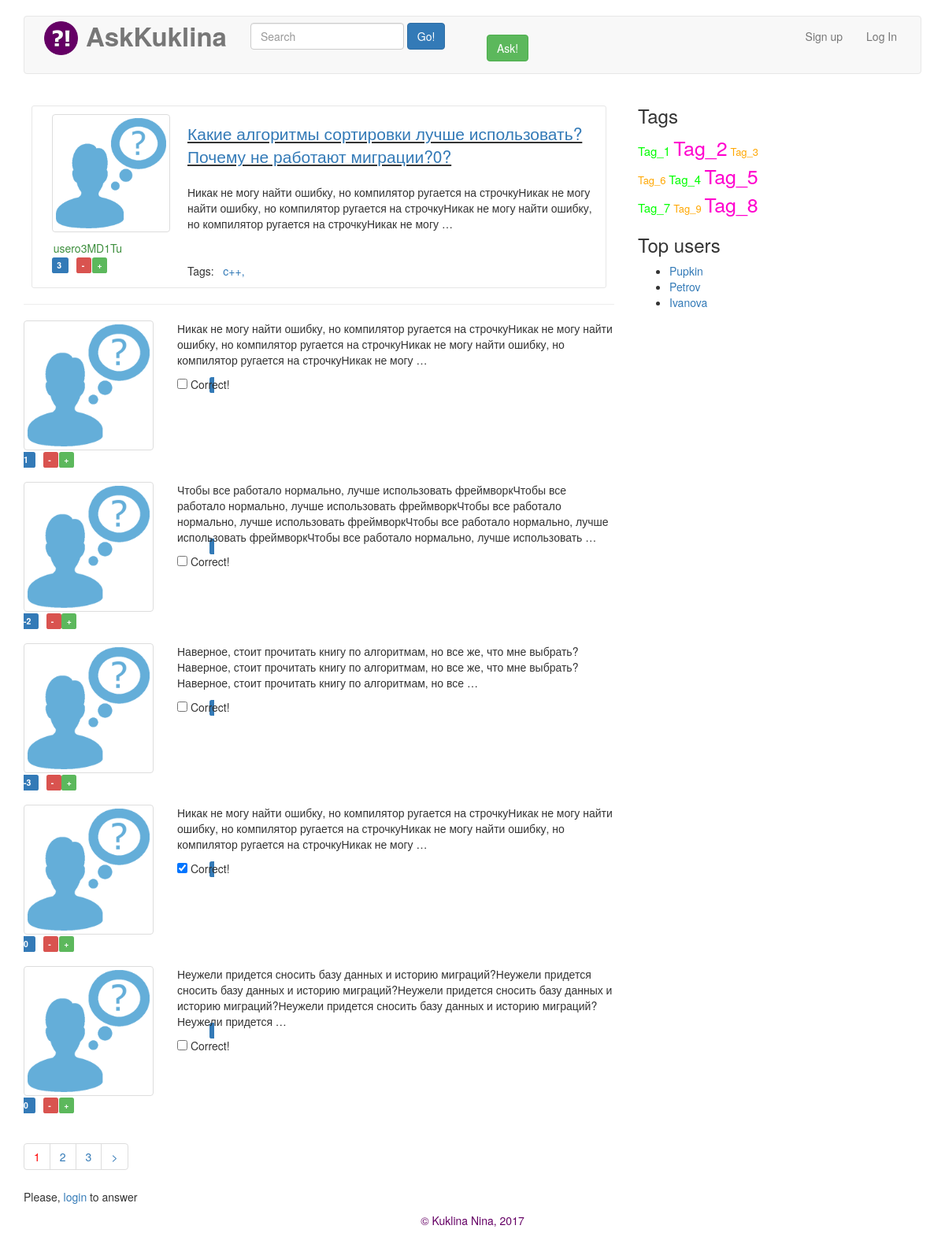
Page /question/4/ on the committed database.
### askans/models.py (models this page shows, shortened)
class Question(models.Model):
    text = models.TextField()
    title = models.CharField(max_length=50)
    author = models.ForeignKey(Person)
    published_date = models.DateTimeField(auto_now_add=True)
    tags = models.ManyToManyField(Tag, null=True, blank=True, default='')
    rating = models.IntegerField(default=0)
    objects = QuestionManager()

class Person(models.Model):
    user = models.OneToOneField(
        User,
        on_delete = models.CASCADE,
        null = True
    )
    avatar = models.ImageField(
        upload_to = 'avatars/%Y/%m/%d/%H/',
        max_length = 100,
        default = 'ava.jpg'
    )
    def __str__(self):  # метод, возврщющий строку заголовка
        return self.user.username

class Tag(models.Model):
    name = models.CharField(max_length=20, unique=True)

class Answer(models.Model):
    question = models.ForeignKey(Question, on_delete = models.CASCADE) #удаляется с удалением родительского
    text = models.TextField()
    author = models.ForeignKey(Person)
    published_date = models.DateTimeField(auto_now_add = True)
    correct = models.BooleanField(default=False)
    rating = models.IntegerField(default=0)

### askans/views.py (the view)
# urls.py: url(r'^question/(?P<id>[0-9]+)/$', views.question, name='question'), #http://127.0.0.1:8000/question/12345('+'=>...)/, а представление передается в качестве переменной q_id
def question(request, id):
    q = get_object_or_404(Question, id=id) #QuerySet q, который пердаетм в шаблон
    answers = Answer.objects.filter(question__id=id)  # __
    posts, page_range = paginate(answers, request)
    user = request.user
    if request.method == 'POST':
        form = forms.AnswerForm(request.POST)
        if form.is_valid():
            new_ans = form.save(id, user.id)
            answers = Answer.objects.filter(question__id=id)
            i = 1
            for ans in answers:
                if ans == new_ans:
                    ans_id = ans.id
                    break
                i = i + 1
            page = math.ceil(i / 5)  # определяем страницу
            ans_id = None
            paginator = Paginator(answers, 3)
            return redirect('/question/{}?page={}#ans_{}'.format(id, page, ans_id))
    else:
        form = forms.AnswerForm()
    return render(request, 'askans/question.html', {'q': q, 'page': posts, 'page_range': page_range, 'form': form})

### askans/forms.py (shortened to what this page needs)
class AnswerForm(forms.Form):
    text = forms.CharField(widget=forms.Textarea(attrs={'class': 'form-control input', 'placeholder': 'Enter your answer here', 'rows': 5, }))

### askans/views.py (called while the page is built)
def paginate(objects_list, request):
    one_page = request.GET.get('page', 1)
    paginator = Paginator(objects_list, 5)  # по 2 на страницу
    try:
        res_page = paginator.page(one_page)
    except PageNotAnInteger: # If page is not an integer, deliver first page.
        raise Http404("Incorect page number")
    except EmptyPage: # If page is out of range (e.g. 9999), deliver last page of results.
        res_page = paginator.page(paginator.num_pages)
    index = res_page.number - 1
    max_index = len(paginator.page_range)
    start_index = index - 3 if index >= 3 else 0
    end_index = index + 3 if index <= max_index - 3 else max_index
    page_range = paginator.page_range[start_index:end_index]
    return res_page, page_range

### askans/templates/askans/question.html (shortened to what this page needs)
{% extends "askans/base.html" %}
{% load staticfiles %}
{% block main %}
<div class="row question">
                      <div class="col-md-3">
                        <img src="{% static 'pic/guest.png' %}" class="img-thumbnail avatar-q">
                        <div style="color: #3e8f3e"> &nbsp;&nbsp;&nbsp;{{ q.author }} </div>
                        <span class="label label-primary" style="margin-left: 10px; margin-bottom: 10px;"> {{ q.rating }} </span>
                        <span class="label label-danger" style="margin-left: 10px;"> - </span>
                 &nbsp;       <span class="label label-success" style="margin-left: -7px;"> +</span>
                        <br>
                        <br>
                      </div>
                      <div class="col-md-9">
                        <br>
                        <p class="lead" style="text-decoration: underline;"><a href="#">{{ q.title }}</a></p>
                        <p class="preview-q">{{ q.text|truncatewords:"30" }}</p>
                        Tags: &nbsp;
                      {% if q.tags.count > 0 %}
                          {% for tag in q.tags.all %}
                              <span><a href="#"> {{ tag.name }},</a></span>
                          {% endfor %}
                      {% endif%}
                      </div>
                  </div>
              <hr style="color: #a670c7; size: 2px;">
{% for a in page %}
              <div class="row answer">
                      <div class="col-md-3">
                        <img src="{% static 'pic/guest.png' %}" class="img-thumbnail avatar-a">
                        <span class="label label-primary" style="margin-left: 71px; margin-bottom: 10px;"> {{ a.rating }} </span>
                        <span class="label label-danger" style="margin-left: 10px;"> - </span>
                 &nbsp; <span class="label label-success" style="margin-left: -7px;"> +</span>
                        <br><br>
                      </div>
                      <div class="col-md-9">
                       <p class="preview-a">{{ a.text|truncatewords:"30" }}</p>
                        <input type="checkbox"
                                {% if a.correct %}
                                    {{ "checked" }}
                                {% endif %}> Correct!
                      </div>
                  </div>
{% endfor %}
{% if  q.answer_set.count > 5 %}
    {% include "askans/paginator.html" %}
{% endif %}
{% if request.user.is_authenticated %}
    <a name="answer-form"></a>
    <form action="{{ request.get_full_path }}#answer-form" method="POST">
                 {% csrf_token %}
                    Answer
                    <div style="margin: 10px">{{ form.text }}</div>
                    <button type="submit" class="btn btn-success">Answer!</button>
    </form>
    {% else %}
        <p>
            Please,
            <a href="{% url 'login' %}?next={{ request.get_full_path }}">login</a> to answer
        </p>
{% endif %}
{% endblock %}

### askans/static/p1_files/navbar.css (style rules this page uses)
body { padding-top: 20px; padding-bottom: 20px; }

### askans/static/p1_files/my.css (style rules this page uses)
.avatar-q { margin: 10px 10px 10px 10px; height: 150px; width: 150px; }
.question { border: solid 1px #e7e7e7; border-radius: 3px 3px 3px 3px; padding: 10 px; margin-top: 20px; margin-bottom: 20px; margin-right: 10px; margin-left: 10px; }
.preview-q { height: 90px; }

### rows in the picture
Question: author "usero3MD1Tu", rating "3", title "Какие алгоритмы сортировки лучше использовать?Почему не работают миграции?0?", text "Никак не могу найти ошибку, но компилятор ругается на строчкуНикак не могу найти ошибку, но компилятор ругается на строчкуНикак не могу найти ошибку, но компилятор ругается на строчкуНикак не могу …"
Tag: name "c++"
Answer: rating "1", text "Никак не могу найти ошибку, но компилятор ругается на строчкуНикак не могу найти ошибку, но компилятор ругается на строчкуНикак не могу найти ошибку, но компилятор ругается на строчкуНикак не могу …"
Answer: rating "-2", text "Чтобы все работало нормально, лучше использовать фреймворкЧтобы все работало нормально, лучше использовать фреймворкЧтобы все работало нормально, лучше использовать фреймворкЧтобы все работало нормально, лучше использовать фреймворкЧтобы все работало нормально, лучше использовать …"
Answer: rating "-3", text "Наверное, стоит прочитать книгу по алгоритмам, но все же, что мне выбрать?Наверное, стоит прочитать книгу по алгоритмам, но все же, что мне выбрать?Наверное, стоит прочитать книгу по алгоритмам, но все …"
Answer: rating "0", text "Никак не могу найти ошибку, но компилятор ругается на строчкуНикак не могу найти ошибку, но компилятор ругается на строчкуНикак не могу найти ошибку, но компилятор ругается на строчкуНикак не могу …", correct "☑"
Answer: rating "0", text "Неужели придется сносить базу данных и историю миграций?Неужели придется сносить базу данных и историю миграций?Неужели придется сносить базу данных и историю миграций?Неужели придется сносить базу данных и историю миграций?Неужели придется …"

### other values in the picture
{{ i }} "1"
{{ i }} "2" "3"
